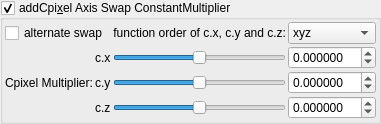
    <widget class="MyGroupBox" name="groupCheck_transf_addCpixel_enabled_false">
     <property name="toolTip">
      <string>&lt;html&gt;&lt;head/&gt;&lt;body&gt;&lt;p&gt;Cpixel is CVector3 c = ( c.x, c.y, c.z). It is each original point (pixel) in 3D space where the iteration starts from, ( c = original z for each point .) It is commonly found in formula structures z = f(z) + c.&lt;/p&gt;&lt;p&gt;The Cpixel multiplier effectively scales this point &amp;quot;c&amp;quot;.&lt;/p&gt;&lt;p&gt;This transform allows the swapping of the order of the &amp;quot;CVector3 c&amp;quot; components before being multiplied by &amp;quot;CVector3 z&amp;quot; components.&lt;/p&gt;&lt;/body&gt;&lt;/html&gt;</string>
     </property>
     <property name="title">
      <string>addCpi&amp;xel Axis Swap ConstantMultiplier</string>
     </property>
     <property name="checkable">
      <bool>true</bool>
     </property>
     <layout class="QVBoxLayout" name="verticalLayout_51">
      <property name="spacing">
       <number>2</number>
      </property>
      <property name="leftMargin">
       <number>2</number>
      </property>
      <property name="topMargin">
       <number>2</number>
      </property>
      <property name="rightMargin">
       <number>2</number>
      </property>
      <property name="bottomMargin">
       <number>2</number>
      </property>
      <item>
       <layout class="QGridLayout" name="gridLayout_25">
        <property name="spacing">
         <number>2</number>
        </property>
        <item row="2" column="2">
         <widget class="QSlider" name="slider3_transf_constant_multiplierC_111_y">
          <property name="sizePolicy">
           <sizepolicy hsizetype="Expanding" vsizetype="Maximum">
            <horstretch>0</horstretch>
            <verstretch>0</verstretch>
           </sizepolicy>
          </property>
          <property name="minimum">
           <number>-10000000</number>
          </property>
          <property name="maximum">
           <number>10000000</number>
          </property>
          <property name="value">
           <number>0</number>
          </property>
          <property name="sliderPosition">
           <number>0</number>
          </property>
          <property name="orientation">
           <enum>Qt::Horizontal</enum>
          </property>
         </widget>
        </item>
        <item row="1" column="2">
         <widget class="QSlider" name="slider3_transf_constant_multiplierC_111_x">
          <property name="sizePolicy">
           <sizepolicy hsizetype="Expanding" vsizetype="Maximum">
            <horstretch>0</horstretch>
            <verstretch>0</verstretch>
           </sizepolicy>
          </property>
          <property name="minimum">
           <number>-10000000</number>
          </property>
          <property name="maximum">
           <number>10000000</number>
          </property>
          <property name="value">
           <number>0</number>
          </property>
          <property name="sliderPosition">
           <number>0</number>
          </property>
          <property name="orientation">
           <enum>Qt::Horizontal</enum>
          </property>
         </widget>
        </item>
        <item row="1" column="3">
         <widget class="MyDoubleSpinBox" name="spinbox3_transf_constant_multiplierC_111_x">
          <property name="sizePolicy">
           <sizepolicy hsizetype="Minimum" vsizetype="Maximum">
            <horstretch>0</horstretch>
            <verstretch>0</verstretch>
           </sizepolicy>
          </property>
          <property name="prefix">
           <string/>
          </property>
          <property name="suffix">
           <string/>
          </property>
          <property name="decimals">
           <number>6</number>
          </property>
          <property name="minimum">
           <double>-99.989999999999995</double>
          </property>
          <property name="maximum">
           <double>99.989999999999995</double>
          </property>
          <property name="singleStep">
           <double>0.100000000000000</double>
          </property>
         </widget>
        </item>
        <item row="3" column="2">
         <widget class="QSlider" name="slider3_transf_constant_multiplierC_111_z">
          <property name="sizePolicy">
           <sizepolicy hsizetype="Expanding" vsizetype="Maximum">
            <horstretch>0</horstretch>
            <verstretch>0</verstretch>
           </sizepolicy>
          </property>
          <property name="minimum">
           <number>-10000000</number>
          </property>
          <property name="maximum">
           <number>10000000</number>
          </property>
          <property name="value">
           <number>0</number>
          </property>
          <property name="sliderPosition">
           <number>0</number>
          </property>
          <property name="orientation">
           <enum>Qt::Horizontal</enum>
          </property>
         </widget>
        </item>
        <item row="1" column="1">
         <widget class="QLabel" name="label_109">
          <property name="text">
           <string notr="true">c.x</string>
          </property>
         </widget>
        </item>
        <item row="3" column="3">
         <widget class="MyDoubleSpinBox" name="spinbox3_transf_constant_multiplierC_111_z">
          <property name="sizePolicy">
           <sizepolicy hsizetype="Minimum" vsizetype="Maximum">
            <horstretch>0</horstretch>
            <verstretch>0</verstretch>
           </sizepolicy>
          </property>
          <property name="prefix">
           <string/>
          </property>
          <property name="suffix">
           <string/>
          </property>
          <property name="decimals">
           <number>6</number>
          </property>
          <property name="minimum">
           <double>-99.989999999999995</double>
          </property>
          <property name="maximum">
           <double>99.989999999999995</double>
          </property>
          <property name="singleStep">
           <double>0.100000000000000</double>
          </property>
         </widget>
        </item>
        <item row="2" column="3">
         <widget class="MyDoubleSpinBox" name="spinbox3_transf_constant_multiplierC_111_y">
          <property name="sizePolicy">
           <sizepolicy hsizetype="Minimum" vsizetype="Maximum">
            <horstretch>0</horstretch>
            <verstretch>0</verstretch>
           </sizepolicy>
          </property>
          <property name="prefix">
           <string/>
          </property>
          <property name="suffix">
           <string/>
          </property>
          <property name="decimals">
           <number>6</number>
          </property>
          <property name="minimum">
           <double>-99.989999999999995</double>
          </property>
          <property name="maximum">
           <double>99.989999999999995</double>
          </property>
          <property name="singleStep">
           <double>0.100000000000000</double>
          </property>
         </widget>
        </item>
        <item row="0" column="3">
         <widget class="QComboBox" name="comboBox_mandelbulbMulti_order_of_xyz_C">
          <item>
           <property name="text">
            <string notr="true">xyz</string>
           </property>
          </item>
          <item>
           <property name="text">
            <string notr="true">xzy</string>
           </property>
          </item>
          <item>
           <property name="text">
            <string notr="true">yxz</string>
           </property>
          </item>
          <item>
           <property name="text">
            <string notr="true">yzx</string>
           </property>
          </item>
          <item>
           <property name="text">
            <string notr="true">zxy</string>
           </property>
          </item>
          <item>
           <property name="text">
            <string notr="true">zyx</string>
           </property>
          </item>
         </widget>
        </item>
        <item row="2" column="1">
         <widget class="QLabel" name="label_110">
          <property name="text">
           <string notr="true">c.y</string>
          </property>
         </widget>
        </item>
        <item row="0" column="2">
         <widget class="QLabel" name="label">
          <property name="text">
           <string>function order of c.x, c.y and c.z:</string>
          </property>
          <property name="alignment">
           <set>Qt::AlignRight|Qt::AlignTrailing|Qt::AlignVCenter</set>
          </property>
         </widget>
        </item>
        <item row="2" column="0">
         <widget class="QLabel" name="label_108">
          <property name="text">
           <string>Cpixel Multiplier:</string>
          </property>
         </widget>
        </item>
        <item row="3" column="1">
         <widget class="QLabel" name="label_111">
          <property name="text">
           <string notr="true">c.z</string>
          </property>
         </widget>
        </item>
        <item row="0" column="0" colspan="2">
         <widget class="QCheckBox" name="checkBox_transf_alternate_enabled_false">
          <property name="text">
           <string>alternate swap</string>
          </property>
         </widget>
        </item>
       </layout>
      </item>
     </layout>
    </widget>
